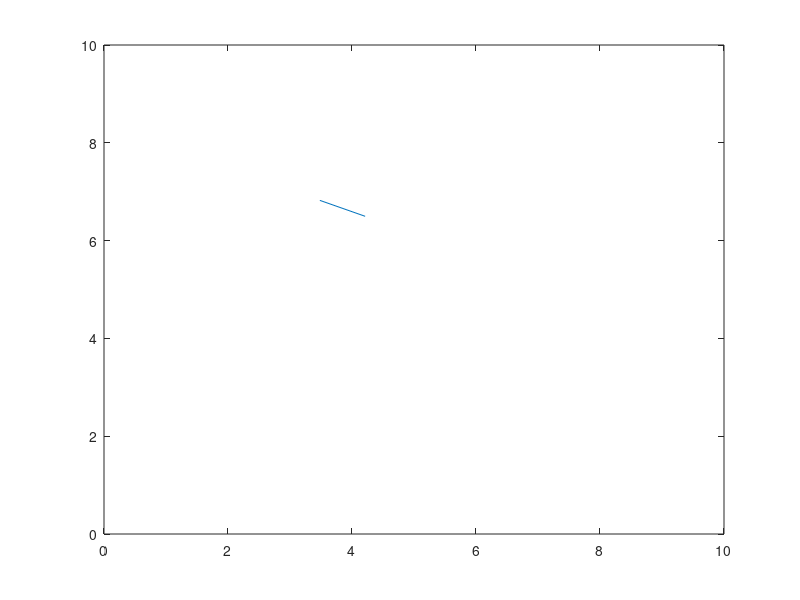

Source code (MATLAB): (Note: this script raises an error after producing the figure.)
%Emir Can Dağlı 2517704 HW3_ID2517704_Q4
%assume that bottom left corner of the table is origin
%define random x, y coordinates and angle
x = rand * 10;
y = rand * 10;
angle = 2 * pi * rand();

%initially, check the pen is fall down off the table
%define the center of mass
cm_x = x + (0.4 * cos(angle));
cm_y = y + (0.4 * sin(angle));
%define the coordination of other sides of the rod
x_2 = x + (0.8 * cos(angle));
y_2 = y + (0.8 * sin(angle));

%define the line which closest to coordinates
d = round(cm_y);

if cm_x < 0 || cm_y < 0 || cm_x > 10 || cm_y > 10
    disp("Pen falls down.")
else
    if x < 5 && x_2 < 5 %check the pen was dropped in left side on the table
        if rem(d,2) == 1 %check the closest line is solid line or not
            if (x_2 < 0) %checking whether the other end of the pencil on in the table or not 
            %determine the last point where the pen touches the table
                l_y = (((round(cm_x) - x)*tan(angle)) + y);

                if (y - d) < 0 && (l_y - d) > 0
                    disp("Intersection")
                elseif (y - d) > 0 && (l_y - d) < 0
                    disp("Intersection")
                else 
                    disp("No intersection")
                end
            else
                if (y - d) < 0 && (y_2 - d) > 0
                    disp("Intersection")
                elseif (y - d) > 0 && (y_2 - d) < 0
                    disp("Intersection")
                else 
                    disp("No intersection")
                end
            end
        elseif rem(d,2) == 0
            disp("No intersection")
        end
    elseif x > 5 && x_2 > 5 %check the pen was dropped in right side on the table
        if rem(d,2) == 0 %check the closest line is solid line or not
            if (x_2 > 10) %checking whether the other end of the pencil on in the table or not 
            %determine the last point where the pen touches the table
                l_y = (((round(cm_x) - x)*tan(angle)) + y);

                if (y - d) < 0 && (l_y - d) > 0
                    disp("Intersection")
                elseif (y - d) > 0 && (l_y - d) < 0
                    disp("Intersection")
                else 
                    disp("No intersection")
                end
            else
                if (y - d) < 0 && (y_2 - d) > 0
                    disp("Intersection")
                elseif (y - d) > 0 && (y_2 - d) < 0
                    disp("Intersection")
                else 
                    disp("No intersection")
                end
            end
        elseif rem(d,2) == 1
            disp("No intersection")
        end
    else 
        %If the pen is between two sides, we divide the pen into 
        %two different parts and solve the parts according to their
        %regions that left side or right side
        y_3 = (((5 - x)*tan(angle)) + y);
        if x > 5 
            right_side = y;
            left_side = y_2;
        elseif x < 5
            right_side = y_2;
            left_side = y;
        end
        %if the closest line is odd, check the left side of the table
        %otherwise, check the right side
        if rem(d,2) == 1
            if (left_side - d) < 0 && (y_3 - d) > 0
                disp("Intersection")
            elseif (left_side - d) > 0 && (y_3 - d) < 0
                disp("Intersection")
            else 
                disp("No intersection") % if center of mass close the right side ot the line there is no possible the other side can be intersect
            end
        elseif rem(d,2) == 0
            if (right_side - d) < 0 && (y_3 - d) > 0
                disp("Intersection")
            elseif (right_side - d) > 0 && (y_3 - d) < 0
                disp("Intersection")
            else 
                disp("No intersection")
            end
            
        end
    end
end
        
x_coordinate_tip = [x x_2];
y_coordinate_tip = [y y_2];
plot(x_coordinate_tip,y_coordinate_tip)
xlim([0 10])
ylim([0 10])
ax = gca;
ax.YGrid = 'on';
ax.GridLineStyle = '-';